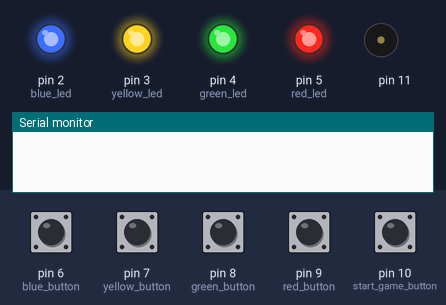
Bench run of a sketch on a simulated Arduino Uno, built with avr-gcc and run on an emulated ATmega328P. On the bench: output pins drawn as LEDs (lit = HIGH), buzzer (waves = sounding), the last lines printed to the serial monitor. Dashed ring = blinking. The inputs (shaded band) are chosen by the test bench; at power-on: pin 6 (blue_button), pin 7 (yellow_button), pin 8 (green_button), pin 9 (red_button), pin 10 (start_game_button) HIGH. Random numbers use the default seed unless the sketch sets one.

Above: at 1.2 s.
1.3 s: pin 10 (start_game_button) pulled LOW for 0.15 s
4.4 s: pin 7 (yellow_button) pulled LOW for 1 s
At 5.43 s:
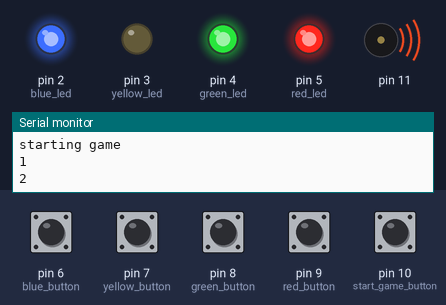
At 6.43 s:
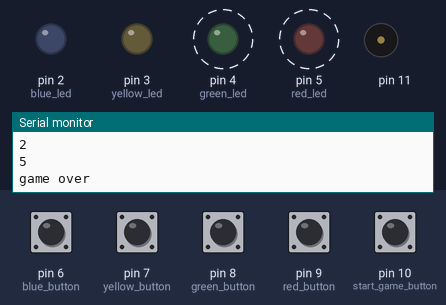
Timing chart, 0 to 11.3 s (numbered marks = the images above; inputs shaded):
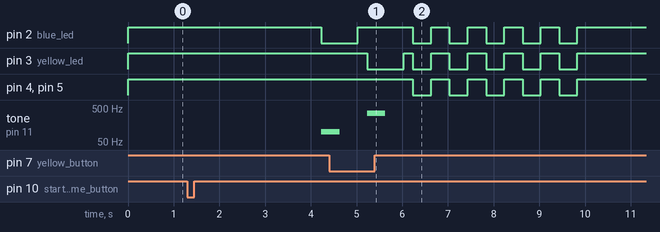

The sketch:

Simon.ino
```cpp
int LENGTH = 400;   //note length in ms
int notes[4] = {100, 350, 600, 850};    //tones for each led
int gamepattern[30];    //created random array
int gamedelay = 200;  //delay in game between lights

void setup() {
  pinMode(2, OUTPUT);   //blue led
  pinMode(3, OUTPUT);   //yellow led
  pinMode(4, OUTPUT);   //green led
  pinMode(5, OUTPUT);   //red led
  pinMode(6, INPUT);    //blue button
  pinMode(7, INPUT);    //yellow button
  pinMode(8, INPUT);    //green button
  pinMode(9, INPUT);    //red button
  pinMode(10, INPUT);   //start game button / reset button
  Serial.begin(9600);   //not used/for debugging
}

void loop() {
  for (int i=2; i<11; i++) {digitalWrite(i, HIGH);}
  main_menu();
}

void main_menu()
{
  while (1 == 1)
  {
    //if ((digitalRead(6) == LOW) | (digitalRead(7) == LOW) | (digitalRead(8) == LOW) | (digitalRead(9) == LOW) | (digitalRead(10) == LOW))    //comment this out to use the game start button
    if ((digitalRead(10) == LOW)) //comment this out if you want any button to start the game
    {
      generate_game();
      play_game();
    }
  }
}

void play_game()
{
  int roundCount = 0;
  int playerTurn = 1;
  bool buttonPress = false;
  int currentNote;
  int userInput = 0;
  bool loss = false;
  delay(gamedelay * 10);
  Serial.println("starting game");
  for (int currentRound=1; (currentRound - 1)<=(30); currentRound++)
    {
      roundCount += 1;
      playerTurn = 1;
      buttonPress = false;
      userInput = 0;
      for (int j = 1; j != currentRound; j++) {play_note(gamepattern[j - 1], LENGTH);}
      while (playerTurn < currentRound) {
        currentNote = gamepattern[playerTurn - 1];
        while (buttonPress == false) {
           if (digitalRead(6) == LOW)
           {
             buttonPress = true;
             userInput = 1;
           }
           if (digitalRead(7) == LOW)
           {
             buttonPress = true;
             userInput = 2;
           }
           if (digitalRead(8) == LOW)
           {
             buttonPress = true;
             userInput = 3;
           }
           if (digitalRead(9) == LOW)
           {
             buttonPress = true;
             userInput = 4;
           }
           if (buttonPress == true)
           {
             play_note(userInput, LENGTH);
             if (currentNote == userInput) {playerTurn++;}
             else {game_over(false,userInput);}
           }
    }
    buttonPress = false;
   }
  }
  if (loss == false){
    game_over(true,userInput);
  }
 }

void generate_game() {
  randomSeed(analogRead(1));
  for (int i=0; i<(30); i++) {
    gamepattern[i] = random(1, 5);
    for (int i=0; i<(30); i++) {Serial.print(gamepattern[i]);}
    Serial.println("");
  for (int i=0; i<(30); i++)  {
    if (gamepattern[i] == gamepattern[i + 1] & gamepattern[i + 2]) {
      gamepattern[i] = random(1, 5);
    }
  }
}
}

void play_note(int index, int notespeed) {
  Serial.println(index);
  if (index < 5)  {
    digitalWrite(index + 1, LOW);
    tone(11, notes[ index - 1 ], notespeed);
    delay(notespeed * 2);
    digitalWrite(index + 1, HIGH);
    delay(gamedelay);
  }
  else {
    for (int i=0; i<5; i++) {
      Serial.println("game over");
      digitalWrite(2, LOW);
      digitalWrite(3, LOW);
      digitalWrite(4, LOW);
      digitalWrite(5, LOW);
      delay(gamedelay*2);
      digitalWrite(2, HIGH);
      digitalWrite(3, HIGH);
      digitalWrite(4, HIGH);
      digitalWrite(5, HIGH);
      delay(gamedelay*2);
    }
  }
}

void game_over(bool win, int userInput) {
  if (win) {
    for (int i = 0; i < 10; i++){
      play_note(1, 50);
      play_note(2, 50);
      play_note(3, 50);
      play_note(4, 50);
    }
  }
  else {
    for (int i = 0; i < 1; i++){
      play_note(5, 1000);
    }
  }
  main_menu();
}
```

Measured:
- after the input at 1.3 s, pin 2 (blue_led): HIGH → LOW after 2.9 s; tone on pin 11: silent → 100 Hz after 2.9 s
- after the input at 4.4 s, pin 3 (yellow_led): goes LOW 0.80 s, HIGH 0.20 s, 4 × (LOW 0.40 s, HIGH 0.40 s), LOW 0.40 s, then HIGH, starting after 0.83 s; pin 4 (green_led), pin 5 (red_led): alternates HIGH for 0.40 s and LOW for 0.40 s, 10 changes in all, then stays HIGH, starting after 1.8 s
